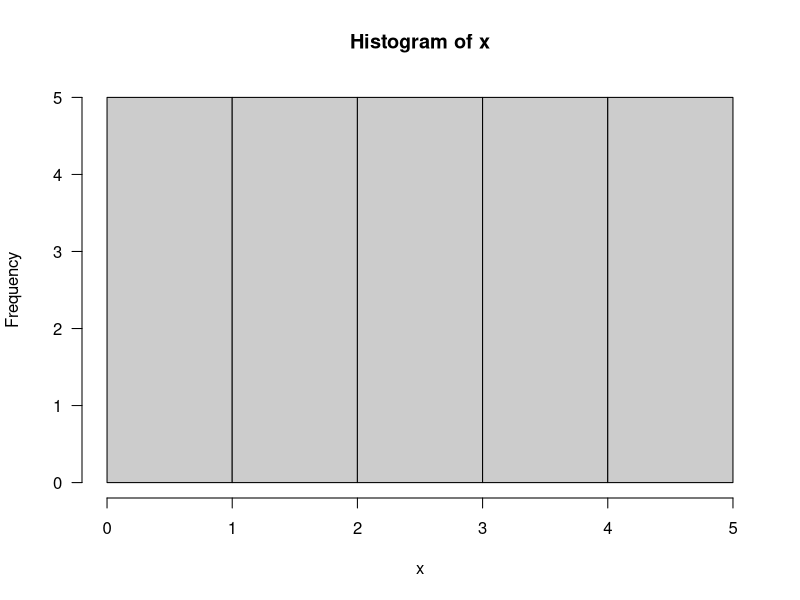
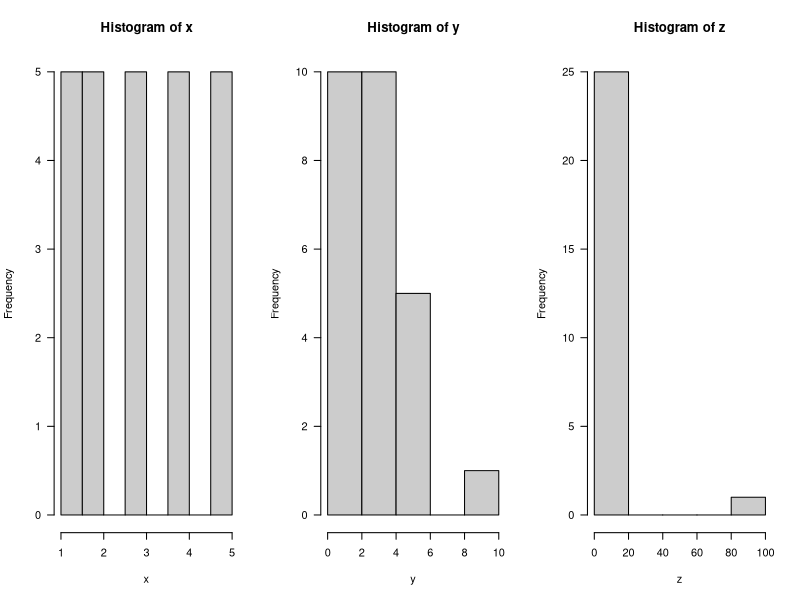

Generate these figures, in order, with R:
## ---- chunk 1
knitr::opts_chunk$set(echo = TRUE)
## ---- chunk 2
(0 + 1 + 2 + 3 + 5 + 7) / 6
## ---- chunk 3
x = c(0, 1, 2, 3, 5, 7)
## ---- chunk 4
sum(x) / length(x)
## ---- chunk 5
mean(x)
## ---- chunk 6
avg = mean(x)
deviations = x - avg
deviations
## ---- chunk 7
sum(deviations)
## ---- chunk 8
mean(x + 2)
## ---- chunk 9
mean(x * 2)
## ---- chunk 10
mean(x)
a = 2
b = 3
mean(a*x + b)
## ---- chunk 11
x = c(0, 1, 2, 3, 5, 7)

median(x)
## ---- chunk 12
x = c(0, 1, 2, 3, 5, 7)

summary(x)
## ---- chunk 13
x = rep(1:5, each = 5)
## ---- chunk 14
hist(x, breaks = c(0, 1, 2, 3, 4, 5), las = 1, col = 'gray80')
## ---- chunk 15
mean(x)
median(x)
## ---- chunk 16
y = c(x, 10)
mean(y)
median(y)
## ---- chunk 17
z = c(x, 100)
mean(z)
median(z)
## ---- chunk 18
op = par(mfrow = c(1, 3))
hist(x, las = 1, col = 'gray80')
hist(y, las = 1, col = 'gray80')
hist(z, las = 1, col = 'gray80')
par(op)
## ---- chunk 19
# first 99 values equal to 120
first_values = rep(120, times = 99)

# final 99 values equal to 100
final_values = rep(100, times = 99)

# all values
all_values = c(first_values, final_values)
## ---- chunk 20
# average
mean(all_values)

# median
median(all_values)
